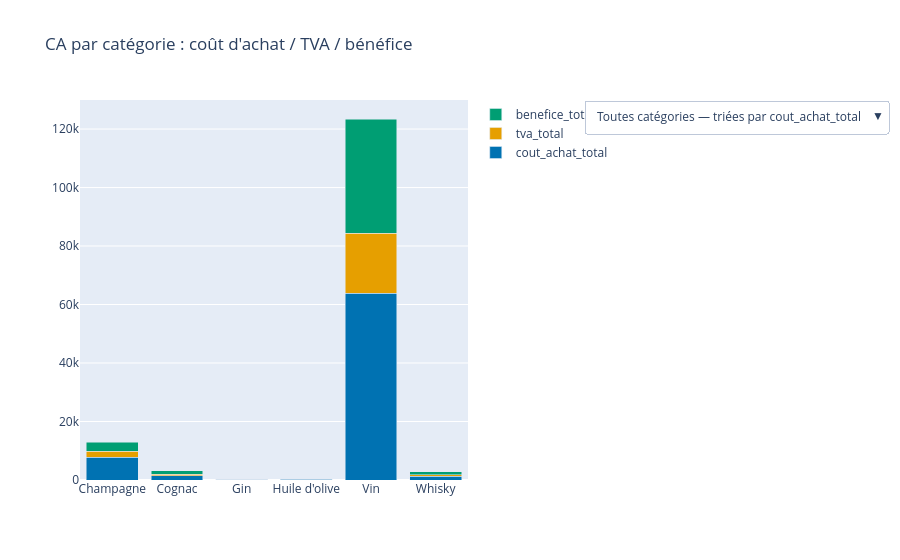

Notebook source saved alongside this figure:
### Code cell
tva = 0.20

df_merge['cout_achat_total'] = df_merge['purchase_price'] * df_merge['total_sales']
df_merge['tva_total'] = df_merge['CA'] - (df_merge['CA'] / (1 + tva))
df_merge['ca_ht_total'] = df_merge['CA'] / (1 + tva)
df_merge['benefice_total'] = df_merge['ca_ht_total'] - df_merge['cout_achat_total']

composantes = ['cout_achat_total', 'tva_total', 'benefice_total']
couleurs = {
    'cout_achat_total': '#0072B2',   # bleu
    'tva_total': '#E69F00',          # orange/ambre
    'benefice_total': '#009E73'      # vert bleuté (teal), distinct du bleu même en daltonisme
}

def agreger(df, niveau):
    return df.groupby(niveau, as_index=False)[composantes].sum()

df_cat = agreger(df_merge, 'product_type')
categories = df_merge['product_type'].unique()

# Une trace par composante (empilement), initialisée sur la vue "toutes catégories"
fig = go.Figure()
for comp in composantes:
    fig.add_trace(go.Bar(
        name=comp, x=df_cat['product_type'], y=df_cat[comp],
        marker_color=couleurs[comp]
    ))
fig.update_layout(barmode='stack', title="CA par catégorie : coût d'achat / TVA / bénéfice")

# Précalcul de toutes les combinaisons (niveau x tri)
buttons = []

def make_args(df, x_col, sort_by):
    df_sorted = df.sort_values(sort_by, ascending=False)
    return {"x": [df_sorted[x_col]] * 3,
            "y": [df_sorted[c] for c in composantes]}

for sort_by in composantes:
    buttons.append(dict(
        label=f"Toutes catégories — triées par {sort_by}",
        method="update",
        args=[make_args(df_cat, 'product_type', sort_by)]
    ))

for cat in categories:
    df_prod = agreger(df_merge[df_merge['product_type'] == cat], 'post_title')
    for sort_by in composantes:
        buttons.append(dict(
            label=f"{cat} — triée par {sort_by}",
            method="update",
            args=[make_args(df_prod, 'post_title', sort_by)]
        ))

fig.update_layout(updatemenus=[dict(active=0, buttons=buttons, x=1.3, y=1, xanchor='left')])
fig.show()

### Figure 1 — Plotly figure (JSON) as saved in the notebook; plotly's stock layout.template omitted (floating-point values rounded to 4 significant figures; data arrays with more than 128 entries replaced by an {"elided": "..."} marker saying what was removed)
{"data": [{"marker": {"color": "#0072B2"}, "name": "cout_achat_total", "type": "bar", "x": ["Champagne", "Cognac", "Gin", "Huile d'olive", "Vin", "Whisky"], "y": [7750.0, 1453.0, 240.2, 309.0, 63850.0, 1332.0]}, {"marker": {"color": "#E69F00"}, "name": "tva_total", "type": "bar", "x": ["Champagne", "Cognac", "Gin", "Huile d'olive", "Vin", "Whisky"], "y": [2155.0, 528.4, 84.0, 82.95, 20570.0, 481.1]}, {"marker": {"color": "#009E73"}, "name": "benefice_total", "type": "bar", "x": ["Champagne", "Cognac", "Gin", "Huile d'olive", "Vin", "Whisky"], "y": [3024.0, 1189.0, 179.8, 105.8, 39010.0, 1073.0]}], "layout": {"barmode": "stack", "title": {"text": "CA par catégorie : coût d'achat / TVA / bénéfice"}, "updatemenus": [{"active": 0, "buttons": [{"args": [{"x": [["Vin", "Champagne", "Cognac", "Whisky", "Huile d'olive", "Gin"], ["Vin", "Champagne", "Cognac", "Whisky", "Huile d'olive", "Gin"], ["Vin", "Champagne", "Cognac", "Whisky", "Huile d'olive", "Gin"]], "y": [[63850.0, 7750.0, 1453.0, 1332.0, 309.0, 240.2], [20570.0, 2155.0, 528.4, 481.1, 82.95, 84], [39010.0, 3024.0, 1189.0, 1073.0, 105.8, 179.8]]}], "label": "Toutes catégories — triées par cout_achat_total", "method": "update"}, {"args": [{"x": [["Vin", "Champagne", "Cognac", "Whisky", "Gin", "Huile d'olive"], ["Vin", "Champagne", "Cognac", "Whisky", "Gin", "Huile d'olive"], ["Vin", "Champagne", "Cognac", "Whisky", "Gin", "Huile d'olive"]], "y": [[63850.0, 7750.0, 1453.0, 1332.0, 240.2, 309.0], [20570.0, 2155.0, 528.4, 481.1, 84, 82.95], [39010.0, 3024.0, 1189.0, 1073.0, 179.8, 105.8]]}], "label": "Toutes catégories — triées par tva_total", "method": "update"}, {"args": [{"x": [["Vin", "Champagne", "Cognac", "Whisky", "Gin", "Huile d'olive"], ["Vin", "Champagne", "Cognac", "Whisky", "Gin", "Huile d'olive"], ["Vin", "Champagne", "Cognac", "Whisky", "Gin", "Huile d'olive"]], "y": [[63850.0, 7750.0, 1453.0, 1332.0, 240.2, 309.0], [20570.0, 2155.0, 528.4, 481.1, 84, 82.95], [39010.0, 3024.0, 1189.0, 1073.0, 179.8, 105.8]]}], "label": "Toutes catégories — triées par benefice_total", "method": "update"}, {"args": [{"x": [["Champagne Egly-Ouriet Grand Cru Millésimé 2008", "Coteaux Champenois Egly-Ouriet Ambonnay Rouge 2016", "Champagne Egly-Ouriet Grand Cru Brut Rosé", "Champagne Agrapart &amp; Fils Minéral Extra Brut Blanc de Blancs Grand Cru 2012", "Champagne Agrapart &amp; Fils L'Avizoise Extra Brut Blanc de Blancs Grand Cru 2012", "Champagne Gosset Célébris Vintage 2007", "Champagne Larmandier-Bernier Grand Cru Vieilles Vignes du Levant 2008", "Champagne Larmandier-Bernier Grand Cru Les Chemins d'Avize 2011", "Champagne Egly-Ouriet Grand Cru Extra Brut V.P.", "Champagne Agrapart &amp; Fils Terroirs Brut Blanc de Blancs Grand Cru", "Champagne Mailly Grand Cru Intemporelle 2010", "Champagne Gosset Grand Blanc de Blancs", "Champagne Mailly Grand Cru Intemporelle Rosé 2009", "Champagne Gosset Grande Réserve", "Champagne Egly-Ouriet Grand Cru Brut Tradition", "Champagne Larmandier-Bernier Terre de Vertus Premier Cru 2011", "Champagne Agrapart &amp; Fils Les 7 Crus Brut Blanc de Blancs", "Champagne Mailly Grand Cru Extra Brut Millésimé 2012", "Champagne Gosset Grand Millésime 2006", "Champagne Mailly Grand Cru Blanc de Pinot Noir", "Champagne Larmandier-Bernier Latitude", "Champagne Gosset Grand Rosé", "Champagne Petit Lebrun &amp; Fils Blanc de Blancs Grand Cru", "Champagne Mailly Grand Cru Brut Réserve", "Champagne Egly-Ouriet Premier Cru Les Vignes de Vrigny", "Champagne Mailly Grand Cru Brut Rosé", "Champagne Egly-Ouriet Grand Cru Blanc de Noirs", "Champagne Mailly Grand Cru Les Echansons 2007"], ["Champagne Egly-Ouriet Grand Cru Millésimé 2008", "Coteaux Champenois Egly-Ouriet Ambonnay Rouge 2016", "Champagne Egly-Ouriet Grand Cru Brut Rosé", "Champagne Agrapart &amp; Fils Minéral Extra Brut Blanc de Blancs Grand Cru 2012", "Champagne Agrapart &amp; Fils L'Avizoise Extra Brut Blanc de Blancs Grand Cru 2012", "Champagne Gosset Célébris Vintage 2007", "Champagne Larmandier-Bernier Grand Cru Vieilles Vignes du Levant 2008", "Champagne Larmandier-Bernier Grand Cru Les Chemins d'Avize 2011", "Champagne Egly-Ouriet Grand Cru Extra Brut V.P.", "Champagne Agrapart &amp; Fils Terroirs Brut Blanc de Blancs Grand Cru", "Champagne Mailly Grand Cru Intemporelle 2010", "Champagne Gosset Grand Blanc de Blancs", "Champagne Mailly Grand Cru Intemporelle Rosé 2009", "Champagne Gosset Grande Réserve", "Champagne Egly-Ouriet Grand Cru Brut Tradition", "Champagne Larmandier-Bernier Terre de Vertus Premier Cru 2011", "Champagne Agrapart &amp; Fils Les 7 Crus Brut Blanc de Blancs", "Champagne Mailly Grand Cru Extra Brut Millésimé 2012", "Champagne Gosset Grand Millésime 2006", "Champagne Mailly Grand Cru Blanc de Pinot Noir", "Champagne Larmandier-Bernier Latitude", "Champagne Gosset Grand Rosé", "Champagne Petit Lebrun &amp; Fils Blanc de Blancs Grand Cru", "Champagne Mailly Grand Cru Brut Réserve", "Champagne Egly-Ouriet Premier Cru Les Vignes de Vrigny", "Champagne Mailly Grand Cru Brut Rosé", "Champagne Egly-Ouriet Grand Cru Blanc de Noirs", "Champagne Mailly Grand Cru Les Echansons 2007"], ["Champagne Egly-Ouriet Grand Cru Millésimé 2008", "Coteaux Champenois Egly-Ouriet Ambonnay Rouge 2016", "Champagne Egly-Ouriet Grand Cru Brut Rosé", "Champagne Agrapart &amp; Fils Minéral Extra Brut Blanc de Blancs Grand Cru 2012", "Champagne Agrapart &amp; Fils L'Avizoise Extra Brut Blanc de Blancs Grand Cru 2012", "Champagne Gosset Célébris Vintage 2007", "Champagne Larmandier-Bernier Grand Cru Vieilles Vignes du Levant 2008", "Champagne Larmandier-Bernier Grand Cru Les Chemins d'Avize 2011", "Champagne Egly-Ouriet Grand Cru Extra Brut V.P.", "Champagne Agrapart &amp; Fils Terroirs Brut Blanc de Blancs Grand Cru", "Champagne Mailly Grand Cru Intemporelle 2010", "Champagne Gosset Grand Blanc de Blancs", "Champagne Mailly Grand Cru Intemporelle Rosé 2009", "Champagne Gosset Grande Réserve", "Champagne Egly-Ouriet Grand Cru Brut Tradition", "Champagne Larmandier-Bernier Terre de Vertus Premier Cru 2011", "Champagne Agrapart &amp; Fils Les 7 Crus Brut Blanc de Blancs", "Champagne Mailly Grand Cru Extra Brut Millésimé 2012", "Champagne Gosset Grand Millésime 2006", "Champagne Mailly Grand Cru Blanc de Pinot Noir", "Champagne Larmandier-Bernier Latitude", "Champagne Gosset Grand Rosé", "Champagne Petit Lebrun &amp; Fils Blanc de Blancs Grand Cru", "Champagne Mailly Grand Cru Brut Réserve", "Champagne Egly-Ouriet Premier Cru Les Vignes de Vrigny", "Champagne Mailly Grand Cru Brut Rosé", "Champagne Egly-Ouriet Grand Cru Blanc de Noirs", "Champagne Mailly Grand Cru Les Echansons 2007"]], "y": [[1516.0, 696.4, 642.7, 451.2, 411.6, 401.6, 377.3, 363.5, 331.1, 228.2, 212.7, 210.1, 201.2, 198.9, 173.8, 171.5, 162.2, 147.8, 128.6, 126.7, 111.5, 110.9, 110.2, 105.3, 93, 65.64, 0, 0], [412.5, 191.3, 185.5, 130.2, 112, 112.5, 102.7, 99.87, 92.75, 62.1, 59, 57.17, 57.5, 52, 49.17, 49.5, 45, 44, 35.33, 35.5, 32.5, 32.67, 30, 29.5, 25.8, 18.75, 0, 0], [546.6, 260.1, 284.8, 199.8, 148.4, 160.9, 136.1, 135.8, 132.7, 82.26, 82.3, 75.76, 86.25, 61.12, 72.03, 75.96, 62.76, 72.16, 48.07, 50.78, 51, 52.41, 39.76, 42.2, 36.0, 28.11, 0, 0]]}], "label": "Champagne — triée par cout_achat_total", "method": "update"}, {"args": [{"x": [["Champagne Egly-Ouriet Grand Cru Millésimé 2008", "Coteaux Champenois Egly-Ouriet Ambonnay Rouge 2016", "Champagne Egly-Ouriet Grand Cru Brut Rosé", "Champagne Agrapart &amp; Fils Minéral Extra Brut Blanc de Blancs Grand Cru 2012", "Champagne Gosset Célébris Vintage 2007", "Champagne Agrapart &amp; Fils L'Avizoise Extra Brut Blanc de Blancs Grand Cru 2012", "Champagne Larmandier-Bernier Grand Cru Vieilles Vignes du Levant 2008", "Champagne Larmandier-Bernier Grand Cru Les Chemins d'Avize 2011", "Champagne Egly-Ouriet Grand Cru Extra Brut V.P.", "Champagne Agrapart &amp; Fils Terroirs Brut Blanc de Blancs Grand Cru", "Champagne Mailly Grand Cru Intemporelle 2010", "Champagne Mailly Grand Cru Intemporelle Rosé 2009", "Champagne Gosset Grand Blanc de Blancs", "Champagne Gosset Grande Réserve", "Champagne Larmandier-Bernier Terre de Vertus Premier Cru 2011", "Champagne Egly-Ouriet Grand Cru Brut Tradition", "Champagne Agrapart &amp; Fils Les 7 Crus Brut Blanc de Blancs", "Champagne Mailly Grand Cru Extra Brut Millésimé 2012", "Champagne Mailly Grand Cru Blanc de Pinot Noir", "Champagne Gosset Grand Millésime 2006", "Champagne Gosset Grand Rosé", "Champagne Larmandier-Bernier Latitude", "Champagne Petit Lebrun &amp; Fils Blanc de Blancs Grand Cru", "Champagne Mailly Grand Cru Brut Réserve", "Champagne Egly-Ouriet Premier Cru Les Vignes de Vrigny", "Champagne Mailly Grand Cru Brut Rosé", "Champagne Egly-Ouriet Grand Cru Blanc de Noirs", "Champagne Mailly Grand Cru Les Echansons 2007"], ["Champagne Egly-Ouriet Grand Cru Millésimé 2008", "Coteaux Champenois Egly-Ouriet Ambonnay Rouge 2016", "Champagne Egly-Ouriet Grand Cru Brut Rosé", "Champagne Agrapart &amp; Fils Minéral Extra Brut Blanc de Blancs Grand Cru 2012", "Champagne Gosset Célébris Vintage 2007", "Champagne Agrapart &amp; Fils L'Avizoise Extra Brut Blanc de Blancs Grand Cru 2012", "Champagne Larmandier-Bernier Grand Cru Vieilles Vignes du Levant 2008", "Champagne Larmandier-Bernier Grand Cru Les Chemins d'Avize 2011", "Champagne Egly-Ouriet Grand Cru Extra Brut V.P.", "Champagne Agrapart &amp; Fils Terroirs Brut Blanc de Blancs Grand Cru", "Champagne Mailly Grand Cru Intemporelle 2010", "Champagne Mailly Grand Cru Intemporelle Rosé 2009", "Champagne Gosset Grand Blanc de Blancs", "Champagne Gosset Grande Réserve", "Champagne Larmandier-Bernier Terre de Vertus Premier Cru 2011", "Champagne Egly-Ouriet Grand Cru Brut Tradition", "Champagne Agrapart &amp; Fils Les 7 Crus Brut Blanc de Blancs", "Champagne Mailly Grand Cru Extra Brut Millésimé 2012", "Champagne Mailly Grand Cru Blanc de Pinot Noir", "Champagne Gosset Grand Millésime 2006", "Champagne Gosset Grand Rosé", "Champagne Larmandier-Bernier Latitude", "Champagne Petit Lebrun &amp; Fils Blanc de Blancs Grand Cru", "Champagne Mailly Grand Cru Brut Réserve", "Champagne Egly-Ouriet Premier Cru Les Vignes de Vrigny", "Champagne Mailly Grand Cru Brut Rosé", "Champagne Egly-Ouriet Grand Cru Blanc de Noirs", "Champagne Mailly Grand Cru Les Echansons 2007"], ["Champagne Egly-Ouriet Grand Cru Millésimé 2008", "Coteaux Champenois Egly-Ouriet Ambonnay Rouge 2016", "Champagne Egly-Ouriet Grand Cru Brut Rosé", "Champagne Agrapart &amp; Fils Minéral Extra Brut Blanc de Blancs Grand Cru 2012", "Champagne Gosset Célébris Vintage 2007", "Champagne Agrapart &amp; Fils L'Avizoise Extra Brut Blanc de Blancs Grand Cru 2012", "Champagne Larmandier-Bernier Grand Cru Vieilles Vignes du Levant 2008", "Champagne Larmandier-Bernier Grand Cru Les Chemins d'Avize 2011", "Champagne Egly-Ouriet Grand Cru Extra Brut V.P.", "Champagne Agrapart &amp; Fils Terroirs Brut Blanc de Blancs Grand Cru", "Champagne Mailly Grand Cru Intemporelle 2010", "Champagne Mailly Grand Cru Intemporelle Rosé 2009", "Champagne Gosset Grand Blanc de Blancs", "Champagne Gosset Grande Réserve", "Champagne Larmandier-Bernier Terre de Vertus Premier Cru 2011", "Champagne Egly-Ouriet Grand Cru Brut Tradition", "Champagne Agrapart &amp; Fils Les 7 Crus Brut Blanc de Blancs", "Champagne Mailly Grand Cru Extra Brut Millésimé 2012", "Champagne Mailly Grand Cru Blanc de Pinot Noir", "Champagne Gosset Grand Millésime 2006", "Champagne Gosset Grand Rosé", "Champagne Larmandier-Bernier Latitude", "Champagne Petit Lebrun &amp; Fils Blanc de Blancs Grand Cru", "Champagne Mailly Grand Cru Brut Réserve", "Champagne Egly-Ouriet Premier Cru Les Vignes de Vrigny", "Champagne Mailly Grand Cru Brut Rosé", "Champagne Egly-Ouriet Grand Cru Blanc de Noirs", "Champagne Mailly Grand Cru Les Echansons 2007"]], "y": [[1516.0, 696.4, 642.7, 451.2, 401.6, 411.6, 377.3, 363.5, 331.1, 228.2, 212.7, 201.2, 210.1, 198.9, 171.5, 173.8, 162.2, 147.8, 126.7, 128.6, 110.9, 111.5, 110.2, 105.3, 93, 65.64, 0, 0], [412.5, 191.3, 185.5, 130.2, 112.5, 112, 102.7, 99.87, 92.75, 62.1, 59, 57.5, 57.17, 52, 49.5, 49.17, 45, 44, 35.5, 35.33, 32.67, 32.5, 30, 29.5, 25.8, 18.75, 0, 0], [546.6, 260.1, 284.8, 199.8, 160.9, 148.4, 136.1, 135.8, 132.7, 82.26, 82.3, 86.25, 75.76, 61.12, 75.96, 72.03, 62.76, 72.16, 50.78, 48.07, 52.41, 51, 39.76, 42.2, 36.0, 28.11, 0, 0]]}], "label": "Champagne — triée par tva_total", "method": "update"}, {"args": [{"x": [["Champagne Egly-Ouriet Grand Cru Millésimé 2008", "Champagne Egly-Ouriet Grand Cru Brut Rosé", "Coteaux Champenois Egly-Ouriet Ambonnay Rouge 2016", "Champagne Agrapart &amp; Fils Minéral Extra Brut Blanc de Blancs Grand Cru 2012", "Champagne Gosset Célébris Vintage 2007", "Champagne Agrapart &amp; Fils L'Avizoise Extra Brut Blanc de Blancs Grand Cru 2012", "Champagne Larmandier-Bernier Grand Cru Vieilles Vignes du Levant 2008", "Champagne Larmandier-Bernier Grand Cru Les Chemins d'Avize 2011", "Champagne Egly-Ouriet Grand Cru Extra Brut V.P.", "Champagne Mailly Grand Cru Intemporelle Rosé 2009", "Champagne Mailly Grand Cru Intemporelle 2010", "Champagne Agrapart &amp; Fils Terroirs Brut Blanc de Blancs Grand Cru", "Champagne Larmandier-Bernier Terre de Vertus Premier Cru 2011", "Champagne Gosset Grand Blanc de Blancs", "Champagne Mailly Grand Cru Extra Brut Millésimé 2012", "Champagne Egly-Ouriet Grand Cru Brut Tradition", "Champagne Agrapart &amp; Fils Les 7 Crus Brut Blanc de Blancs", "Champagne Gosset Grande Réserve", "Champagne Gosset Grand Rosé", "Champagne Larmandier-Bernier Latitude", "Champagne Mailly Grand Cru Blanc de Pinot Noir", "Champagne Gosset Grand Millésime 2006", "Champagne Mailly Grand Cru Brut Réserve", "Champagne Petit Lebrun &amp; Fils Blanc de Blancs Grand Cru", "Champagne Egly-Ouriet Premier Cru Les Vignes de Vrigny", "Champagne Mailly Grand Cru Brut Rosé", "Champagne Egly-Ouriet Grand Cru Blanc de Noirs", "Champagne Mailly Grand Cru Les Echansons 2007"], ["Champagne Egly-Ouriet Grand Cru Millésimé 2008", "Champagne Egly-Ouriet Grand Cru Brut Rosé", "Coteaux Champenois Egly-Ouriet Ambonnay Rouge 2016", "Champagne Agrapart &amp; Fils Minéral Extra Brut Blanc de Blancs Grand Cru 2012", "Champagne Gosset Célébris Vintage 2007", "Champagne Agrapart &amp; Fils L'Avizoise Extra Brut Blanc de Blancs Grand Cru 2012", "Champagne Larmandier-Bernier Grand Cru Vieilles Vignes du Levant 2008", "Champagne Larmandier-Bernier Grand Cru Les Chemins d'Avize 2011", "Champagne Egly-Ouriet Grand Cru Extra Brut V.P.", "Champagne Mailly Grand Cru Intemporelle Rosé 2009", "Champagne Mailly Grand Cru Intemporelle 2010", "Champagne Agrapart &amp; Fils Terroirs Brut Blanc de Blancs Grand Cru", "Champagne Larmandier-Bernier Terre de Vertus Premier Cru 2011", "Champagne Gosset Grand Blanc de Blancs", "Champagne Mailly Grand Cru Extra Brut Millésimé 2012", "Champagne Egly-Ouriet Grand Cru Brut Tradition", "Champagne Agrapart &amp; Fils Les 7 Crus Brut Blanc de Blancs", "Champagne Gosset Grande Réserve", "Champagne Gosset Grand Rosé", "Champagne Larmandier-Bernier Latitude", "Champagne Mailly Grand Cru Blanc de Pinot Noir", "Champagne Gosset Grand Millésime 2006", "Champagne Mailly Grand Cru Brut Réserve", "Champagne Petit Lebrun &amp; Fils Blanc de Blancs Grand Cru", "Champagne Egly-Ouriet Premier Cru Les Vignes de Vrigny", "Champagne Mailly Grand Cru Brut Rosé", "Champagne Egly-Ouriet Grand Cru Blanc de Noirs", "Champagne Mailly Grand Cru Les Echansons 2007"], ["Champagne Egly-Ouriet Grand Cru Millésimé 2008", "Champagne Egly-Ouriet Grand Cru Brut Rosé", "Coteaux Champenois Egly-Ouriet Ambonnay Rouge 2016", "Champagne Agrapart &amp; Fils Minéral Extra Brut Blanc de Blancs Grand Cru 2012", "Champagne Gosset Célébris Vintage 2007", "Champagne Agrapart &amp; Fils L'Avizoise Extra Brut Blanc de Blancs Grand Cru 2012", "Champagne Larmandier-Bernier Grand Cru Vieilles Vignes du Levant 2008", "Champagne Larmandier-Bernier Grand Cru Les Chemins d'Avize 2011", "Champagne Egly-Ouriet Grand Cru Extra Brut V.P.", "Champagne Mailly Grand Cru Intemporelle Rosé 2009", "Champagne Mailly Grand Cru Intemporelle 2010", "Champagne Agrapart &amp; Fils Terroirs Brut Blanc de Blancs Grand Cru", "Champagne Larmandier-Bernier Terre de Vertus Premier Cru 2011", "Champagne Gosset Grand Blanc de Blancs", "Champagne Mailly Grand Cru Extra Brut Millésimé 2012", "Champagne Egly-Ouriet Grand Cru Brut Tradition", "Champagne Agrapart &amp; Fils Les 7 Crus Brut Blanc de Blancs", "Champagne Gosset Grande Réserve", "Champagne Gosset Grand Rosé", "Champagne Larmandier-Bernier Latitude", "Champagne Mailly Grand Cru Blanc de Pinot Noir", "Champagne Gosset Grand Millésime 2006", "Champagne Mailly Grand Cru Brut Réserve", "Champagne Petit Lebrun &amp; Fils Blanc de Blancs Grand Cru", "Champagne Egly-Ouriet Premier Cru Les Vignes de Vrigny", "Champagne Mailly Grand Cru Brut Rosé", "Champagne Egly-Ouriet Grand Cru Blanc de Noirs", "Champagne Mailly Grand Cru Les Echansons 2007"]], "y": [[1516.0, 642.7, 696.4, 451.2, 401.6, 411.6, 377.3, 363.5, 331.1, 201.2, 212.7, 228.2, 171.5, 210.1, 147.8, 173.8, 162.2, 198.9, 110.9, 111.5, 126.7, 128.6, 105.3, 110.2, 93, 65.64, 0, 0], [412.5, 185.5, 191.3, 130.2, 112.5, 112, 102.7, 99.87, 92.75, 57.5, 59, 62.1, 49.5, 57.17, 44, 49.17, 45, 52, 32.67, 32.5, 35.5, 35.33, 29.5, 30, 25.8, 18.75, 0, 0], [546.6, 284.8, 260.1, 199.8, 160.9, 148.4, 136.1, 135.8, 132.7, 86.25, 82.3, 82.26, 75.96, 75.76, 72.16, 72.03, 62.76, 61.12, 52.41, 51, 50.78, 48.07, 42.2, 39.76, 36.0, 28.11, 0, 0]]}], "label": "Champagne — triée par benefice_total", "method": "update"}, {"args": [{"x": {"elided": "3x654 str values"}, "y": {"elided": "3x654 float values"}}], "label": "Vin — triée par cout_achat_total", "method": "update"}, {"args": [{"x": {"elided": "3x654 str values"}, "y": {"elided": "3x654 float values"}}], "label": "Vin — triée par tva_total", "method": "update"}, {"args": [{"x": {"elided": "3x654 str values"}, "y": {"elided": "3x654 float values"}}], "label": "Vin — triée par benefice_total", "method": "update"}, {"args": [{"x": [["Huile d'Olive Extra Vierge Planeta Selezione Chef 3L", "Huiles d'Olive Extra Vierge Planeta 3x 10cl", "Huile d'Olive Extra Vierge Planeta 50cl"], ["Huile d'Olive Extra Vierge Planeta Selezione Chef 3L", "Huiles d'Olive Extra Vierge Planeta 3x 10cl", "Huile d'Olive Extra Vierge Planeta 50cl"], ["Huile d'Olive Extra Vierge Planeta Selezione Chef 3L", "Huiles d'Olive Extra Vierge Planeta 3x 10cl", "Huile d'Olive Extra Vierge Planeta 50cl"]], "y": [[129.2, 120.7, 59.01], [35.17, 32.5, 15.28], [46.58, 41.8, 17.41]]}], "label": "Huile d'olive — triée par cout_achat_total", "method": "update"}, {"args": [{"x": [["Huile d'Olive Extra Vierge Planeta Selezione Chef 3L", "Huiles d'Olive Extra Vierge Planeta 3x 10cl", "Huile d'Olive Extra Vierge Planeta 50cl"], ["Huile d'Olive Extra Vierge Planeta Selezione Chef 3L", "Huiles d'Olive Extra Vierge Planeta 3x 10cl", "Huile d'Olive Extra Vierge Planeta 50cl"], ["Huile d'Olive Extra Vierge Planeta Selezione Chef 3L", "Huiles d'Olive Extra Vierge Planeta 3x 10cl", "Huile d'Olive Extra Vierge Planeta 50cl"]], "y": [[129.2, 120.7, 59.01], [35.17, 32.5, 15.28], [46.58, 41.8, 17.41]]}], "label": "Huile d'olive — triée par tva_total", "method": "update"}, {"args": [{"x": [["Huile d'Olive Extra Vierge Planeta Selezione Chef 3L", "Huiles d'Olive Extra Vierge Planeta 3x 10cl", "Huile d'Olive Extra Vierge Planeta 50cl"], ["Huile d'Olive Extra Vierge Planeta Selezione Chef 3L", "Huiles d'Olive Extra Vierge Planeta 3x 10cl", "Huile d'Olive Extra Vierge Planeta 50cl"], ["Huile d'Olive Extra Vierge Planeta Selezione Chef 3L", "Huiles d'Olive Extra Vierge Planeta 3x 10cl", "Huile d'Olive Extra Vierge Planeta 50cl"]], "y": [[129.2, 120.7, 59.01], [35.17, 32.5, 15.28], [46.58, 41.8, 17.41]]}], "label": "Huile d'olive — triée par benefice_total", "method": "update"}, {"args": [{"x": [["Cognac Frapin Château de Fontpinot 1989 20 Ans d'Age", "Cognac Frapin VIP XO", "Cognac Frapin Cigar Blend", "Cognac Frapin Château de Fontpinot XO 1/2", "Cognac Frapin Château de Fontpinot XO", "Cognac Frapin 1270", "Cognac Frapin VSOP", "Cognac Normandin Mercier VFC"], ["Cognac Frapin Château de Fontpinot 1989 20 Ans d'Age", "Cognac Frapin VIP XO", "Cognac Frapin Cigar Blend", "Cognac Frapin Château de Fontpinot XO 1/2", "Cognac Frapin Château de Fontpinot XO", "Cognac Frapin 1270", "Cognac Frapin VSOP", "Cognac Normandin Mercier VFC"], ["Cognac Frapin Château de Fontpinot 1989 20 Ans d'Age", "Cognac Frapin VIP XO", "Cognac Frapin Cigar Blend", "Cognac Frapin Château de Fontpinot XO 1/2", "Cognac Frapin Château de Fontpinot XO", "Cognac Frapin 1270", "Cognac Frapin VSOP", "Cognac Normandin Mercier VFC"]], "y": [[276.3, 234.8, 233.6, 227.2, 208.9, 190.6, 81.63, 0], [104.7, 88, 86.67, 79.45, 72.33, 66, 31.25, 0], [247.0, 205.2, 199.8, 170.0, 152.8, 139.4, 74.62, 0]]}], "label": "Cognac — triée par cout_achat_total", "method": "update"}, {"args": [{"x": [["Cognac Frapin Château de Fontpinot 1989 20 Ans d'Age", "Cognac Frapin VIP XO", "Cognac Frapin Cigar Blend", "Cognac Frapin Château de Fontpinot XO 1/2", "Cognac Frapin Château de Fontpinot XO", "Cognac Frapin 1270", "Cognac Frapin VSOP", "Cognac Normandin Mercier VFC"], ["Cognac Frapin Château de Fontpinot 1989 20 Ans d'Age", "Cognac Frapin VIP XO", "Cognac Frapin Cigar Blend", "Cognac Frapin Château de Fontpinot XO 1/2", "Cognac Frapin Château de Fontpinot XO", "Cognac Frapin 1270", "Cognac Frapin VSOP", "Cognac Normandin Mercier VFC"], ["Cognac Frapin Château de Fontpinot 1989 20 Ans d'Age", "Cognac Frapin VIP XO", "Cognac Frapin Cigar Blend", "Cognac Frapin Château de Fontpinot XO 1/2", "Cognac Frapin Château de Fontpinot XO", "Cognac Frapin 1270", "Cognac Frapin VSOP", "Cognac Normandin Mercier VFC"]], "y": [[276.3, 234.8, 233.6, 227.2, 208.9, 190.6, 81.63, 0], [104.7, 88, 86.67, 79.45, 72.33, 66, 31.25, 0], [247.0, 205.2, 199.8, 170.0, 152.8, 139.4, 74.62, 0]]}], "label": "Cognac — triée par tva_total", "method": "update"}, {"args": [{"x": [["Cognac Frapin Château de Fontpinot 1989 20 Ans d'Age", "Cognac Frapin VIP XO", "Cognac Frapin Cigar Blend", "Cognac Frapin Château de Fontpinot XO 1/2", "Cognac Frapin Château de Fontpinot XO", "Cognac Frapin 1270", "Cognac Frapin VSOP", "Cognac Normandin Mercier VFC"], ["Cognac Frapin Château de Fontpinot 1989 20 Ans d'Age", "Cognac Frapin VIP XO", "Cognac Frapin Cigar Blend", "Cognac Frapin Château de Fontpinot XO 1/2", "Cognac Frapin Château de Fontpinot XO", "Cognac Frapin 1270", "Cognac Frapin VSOP", "Cognac Normandin Mercier VFC"], ["Cognac Frapin Château de Fontpinot 1989 20 Ans d'Age", "Cognac Frapin VIP XO", "Cognac Frapin Cigar Blend", "Cognac Frapin Château de Fontpinot XO 1/2", "Cognac Frapin Château de Fontpinot XO", "Cognac Frapin 1270", "Cognac Frapin VSOP", "Cognac Normandin Mercier VFC"]], "y": [[276.3, 234.8, 233.6, 227.2, 208.9, 190.6, 81.63, 0], [104.7, 88, 86.67, 79.45, 72.33, 66, 31.25, 0], [247.0, 205.2, 199.8, 170.0, 152.8, 139.4, 74.62, 0]]}], "label": "Cognac — triée par benefice_total", "method": "update"}, {"args": [{"x": [["Wemyss Malts Blended Malt Scotch Whisky Peat Chimney Batch Strength", "Wemyss Malts Blended Malt Scotch Whisky Spice King Batch Strength", "Wemyss Malts Single Cask Scotch Whisky Choc 'n' Nut Pretzel 2001 Bunnahabhain", "Wemyss Malts Single Cask Scotch Whisky Chai Caramel Latte 2002 Craigellachie", "Wemyss Malts Blended Malt Scotch Whisky Peat Chimney", "Wemyss Malts Blended Scotch Whisky Lord Elcho", "Wemyss Malts Blended Malt Scotch Whisky The Hive Batch Strength", "Wemyss Malts Blended Malt Scotch Whisky Vanilla Burst", "Wemyss Malts Blended Malt Scotch Whisky The Hive", "Wemyss Malts Blended Malt Scotch Whisky Spice King", "Wemyss Malts Blended Malt Scotch Whisky Treacle Chest", "Kingsbarns Distillery Lowland Single Malt Whisky", "Wemyss Malts Single Cask Scotch Whisky Chocolate Moka Cake 2005 Strathclyde", "Wemyss Malts Blended Malt Scotch Whisky The Hive 12 ans"], ["Wemyss Malts Blended Malt Scotch Whisky Peat Chimney Batch Strength", "Wemyss Malts Blended Malt Scotch Whisky Spice King Batch Strength", "Wemyss Malts Single Cask Scotch Whisky Choc 'n' Nut Pretzel 2001 Bunnahabhain", "Wemyss Malts Single Cask Scotch Whisky Chai Caramel Latte 2002 Craigellachie", "Wemyss Malts Blended Malt Scotch Whisky Peat Chimney", "Wemyss Malts Blended Scotch Whisky Lord Elcho", "Wemyss Malts Blended Malt Scotch Whisky The Hive Batch Strength", "Wemyss Malts Blended Malt Scotch Whisky Vanilla Burst", "Wemyss Malts Blended Malt Scotch Whisky The Hive", "Wemyss Malts Blended Malt Scotch Whisky Spice King", "Wemyss Malts Blended Malt Scotch Whisky Treacle Chest", "Kingsbarns Distillery Lowland Single Malt Whisky", "Wemyss Malts Single Cask Scotch Whisky Chocolate Moka Cake 2005 Strathclyde", "Wemyss Malts Blended Malt Scotch Whisky The Hive 12 ans"], ["Wemyss Malts Blended Malt Scotch Whisky Peat Chimney Batch Strength", "Wemyss Malts Blended Malt Scotch Whisky Spice King Batch Strength", "Wemyss Malts Single Cask Scotch Whisky Choc 'n' Nut Pretzel 2001 Bunnahabhain", "Wemyss Malts Single Cask Scotch Whisky Chai Caramel Latte 2002 Craigellachie", "Wemyss Malts Blended Malt Scotch Whisky Peat Chimney", "Wemyss Malts Blended Scotch Whisky Lord Elcho", "Wemyss Malts Blended Malt Scotch Whisky The Hive Batch Strength", "Wemyss Malts Blended Malt Scotch Whisky Vanilla Burst", "Wemyss Malts Blended Malt Scotch Whisky The Hive", "Wemyss Malts Blended Malt Scotch Whisky Spice King", "Wemyss Malts Blended Malt Scotch Whisky Treacle Chest", "Kingsbarns Distillery Lowland Single Malt Whisky", "Wemyss Malts Single Cask Scotch Whisky Chocolate Moka Cake 2005 Strathclyde", "Wemyss Malts Blended Malt Scotch Whisky The Hive 12 ans"]], "y": [[198.7, 168.7, 162.7, 156.8, 110.1, 91.77, 81.93, 78.39, 70.8, 66.03, 55.92, 50.16, 40.49, 0], [68.83, 59, 61, 57, 41.25, 32.08, 29.5, 28.5, 24.75, 24.75, 19.93, 19, 15.5, 0], [145.4, 126.3, 142.3, 128.2, 96.2, 68.65, 65.57, 64.11, 52.95, 57.72, 43.75, 44.84, 37.01, 0]]}], "label": "Whisky — triée par cout_achat_total", "method": "update"}, {"args": [{"x": [["Wemyss Malts Blended Malt Scotch Whisky Peat Chimney Batch Strength", "Wemyss Malts Single Cask Scotch Whisky Choc 'n' Nut Pretzel 2001 Bunnahabhain", "Wemyss Malts Blended Malt Scotch Whisky Spice King Batch Strength", "Wemyss Malts Single Cask Scotch Whisky Chai Caramel Latte 2002 Craigellachie", "Wemyss Malts Blended Malt Scotch Whisky Peat Chimney", "Wemyss Malts Blended Scotch Whisky Lord Elcho", "Wemyss Malts Blended Malt Scotch Whisky The Hive Batch Strength", "Wemyss Malts Blended Malt Scotch Whisky Vanilla Burst", "Wemyss Malts Blended Malt Scotch Whisky Spice King", "Wemyss Malts Blended Malt Scotch Whisky The Hive", "Wemyss Malts Blended Malt Scotch Whisky Treacle Chest", "Kingsbarns Distillery Lowland Single Malt Whisky", "Wemyss Malts Single Cask Scotch Whisky Chocolate Moka Cake 2005 Strathclyde", "Wemyss Malts Blended Malt Scotch Whisky The Hive 12 ans"], ["Wemyss Malts Blended Malt Scotch Whisky Peat Chimney Batch Strength", "Wemyss Malts Single Cask Scotch Whisky Choc 'n' Nut Pretzel 2001 Bunnahabhain", "Wemyss Malts Blended Malt Scotch Whisky Spice King Batch Strength", "Wemyss Malts Single Cask Scotch Whisky Chai Caramel Latte 2002 Craigellachie", "Wemyss Malts Blended Malt Scotch Whisky Peat Chimney", "Wemyss Malts Blended Scotch Whisky Lord Elcho", "Wemyss Malts Blended Malt Scotch Whisky The Hive Batch Strength", "Wemyss Malts Blended Malt Scotch Whisky Vanilla Burst", "Wemyss Malts Blended Malt Scotch Whisky Spice King", "Wemyss Malts Blended Malt Scotch Whisky The Hive", "Wemyss Malts Blended Malt Scotch Whisky Treacle Chest", "Kingsbarns Distillery Lowland Single Malt Whisky", "Wemyss Malts Single Cask Scotch Whisky Chocolate Moka Cake 2005 Strathclyde", "Wemyss Malts Blended Malt Scotch Whisky The Hive 12 ans"], ["Wemyss Malts Blended Malt Scotch Whisky Peat Chimney Batch Strength", "Wemyss Malts Single Cask Scotch Whisky Choc 'n' Nut Pretzel 2001 Bunnahabhain", "Wemyss Malts Blended Malt Scotch Whisky Spice King Batch Strength", "Wemyss Malts Single Cask Scotch Whisky Chai Caramel Latte 2002 Craigellachie", "Wemyss Malts Blended Malt Scotch Whisky Peat Chimney", "Wemyss Malts Blended Scotch Whisky Lord Elcho", "Wemyss Malts Blended Malt Scotch Whisky The Hive Batch Strength", "Wemyss Malts Blended Malt Scotch Whisky Vanilla Burst", "Wemyss Malts Blended Malt Scotch Whisky Spice King", "Wemyss Malts Blended Malt Scotch Whisky The Hive", "Wemyss Malts Blended Malt Scotch Whisky Treacle Chest", "Kingsbarns Distillery Lowland Single Malt Whisky", "Wemyss Malts Single Cask Scotch Whisky Chocolate Moka Cake 2005 Strathclyde", "Wemyss Malts Blended Malt Scotch Whisky The Hive 12 ans"]], "y": [[198.7, 162.7, 168.7, 156.8, 110.1, 91.77, 81.93, 78.39, 66.03, 70.8, 55.92, 50.16, 40.49, 0], [68.83, 61, 59, 57, 41.25, 32.08, 29.5, 28.5, 24.75, 24.75, 19.93, 19, 15.5, 0], [145.4, 142.3, 126.3, 128.2, 96.2, 68.65, 65.57, 64.11, 57.72, 52.95, 43.75, 44.84, 37.01, 0]]}], "label": "Whisky — triée par tva_total", "method": "update"}, {"args": [{"x": [["Wemyss Malts Blended Malt Scotch Whisky Peat Chimney Batch Strength", "Wemyss Malts Single Cask Scotch Whisky Choc 'n' Nut Pretzel 2001 Bunnahabhain", "Wemyss Malts Single Cask Scotch Whisky Chai Caramel Latte 2002 Craigellachie", "Wemyss Malts Blended Malt Scotch Whisky Spice King Batch Strength", "Wemyss Malts Blended Malt Scotch Whisky Peat Chimney", "Wemyss Malts Blended Scotch Whisky Lord Elcho", "Wemyss Malts Blended Malt Scotch Whisky The Hive Batch Strength", "Wemyss Malts Blended Malt Scotch Whisky Vanilla Burst", "Wemyss Malts Blended Malt Scotch Whisky Spice King", "Wemyss Malts Blended Malt Scotch Whisky The Hive", "Kingsbarns Distillery Lowland Single Malt Whisky", "Wemyss Malts Blended Malt Scotch Whisky Treacle Chest", "Wemyss Malts Single Cask Scotch Whisky Chocolate Moka Cake 2005 Strathclyde", "Wemyss Malts Blended Malt Scotch Whisky The Hive 12 ans"], ["Wemyss Malts Blended Malt Scotch Whisky Peat Chimney Batch Strength", "Wemyss Malts Single Cask Scotch Whisky Choc 'n' Nut Pretzel 2001 Bunnahabhain", "Wemyss Malts Single Cask Scotch Whisky Chai Caramel Latte 2002 Craigellachie", "Wemyss Malts Blended Malt Scotch Whisky Spice King Batch Strength", "Wemyss Malts Blended Malt Scotch Whisky Peat Chimney", "Wemyss Malts Blended Scotch Whisky Lord Elcho", "Wemyss Malts Blended Malt Scotch Whisky The Hive Batch Strength", "Wemyss Malts Blended Malt Scotch Whisky Vanilla Burst", "Wemyss Malts Blended Malt Scotch Whisky Spice King", "Wemyss Malts Blended Malt Scotch Whisky The Hive", "Kingsbarns Distillery Lowland Single Malt Whisky", "Wemyss Malts Blended Malt Scotch Whisky Treacle Chest", "Wemyss Malts Single Cask Scotch Whisky Chocolate Moka Cake 2005 Strathclyde", "Wemyss Malts Blended Malt Scotch Whisky The Hive 12 ans"], ["Wemyss Malts Blended Malt Scotch Whisky Peat Chimney Batch Strength", "Wemyss Malts Single Cask Scotch Whisky Choc 'n' Nut Pretzel 2001 Bunnahabhain", "Wemyss Malts Single Cask Scotch Whisky Chai Caramel Latte 2002 Craigellachie", "Wemyss Malts Blended Malt Scotch Whisky Spice King Batch Strength", "Wemyss Malts Blended Malt Scotch Whisky Peat Chimney", "Wemyss Malts Blended Scotch Whisky Lord Elcho", "Wemyss Malts Blended Malt Scotch Whisky The Hive Batch Strength", "Wemyss Malts Blended Malt Scotch Whisky Vanilla Burst", "Wemyss Malts Blended Malt Scotch Whisky Spice King", "Wemyss Malts Blended Malt Scotch Whisky The Hive", "Kingsbarns Distillery Lowland Single Malt Whisky", "Wemyss Malts Blended Malt Scotch Whisky Treacle Chest", "Wemyss Malts Single Cask Scotch Whisky Chocolate Moka Cake 2005 Strathclyde", "Wemyss Malts Blended Malt Scotch Whisky The Hive 12 ans"]], "y": [[198.7, 162.7, 156.8, 168.7, 110.1, 91.77, 81.93, 78.39, 66.03, 70.8, 50.16, 55.92, 40.49, 0], [68.83, 61, 57, 59, 41.25, 32.08, 29.5, 28.5, 24.75, 24.75, 19, 19.93, 15.5, 0], [145.4, 142.3, 128.2, 126.3, 96.2, 68.65, 65.57, 64.11, 57.72, 52.95, 44.84, 43.75, 37.01, 0]]}], "label": "Whisky — triée par benefice_total", "method": "update"}, {"args": [{"x": [[], [], []], "y": [[], [], []]}], "label": "nan — triée par cout_achat_total", "method": "update"}, {"args": [{"x": [[], [], []], "y": [[], [], []]}], "label": "nan — triée par tva_total", "method": "update"}, {"args": [{"x": [[], [], []], "y": [[], [], []]}], "label": "nan — triée par benefice_total", "method": "update"}, {"args": [{"x": [["Darnley's London Dry Gin Original", "Darnley's London Dry Gin Spiced"], ["Darnley's London Dry Gin Original", "Darnley's London Dry Gin Spiced"], ["Darnley's London Dry Gin Original", "Darnley's London Dry Gin Spiced"]], "y": [[171.6, 68.64], [60, 24], [128.4, 51.36]]}], "label": "Gin — triée par cout_achat_total", "method": "update"}, {"args": [{"x": [["Darnley's London Dry Gin Original", "Darnley's London Dry Gin Spiced"], ["Darnley's London Dry Gin Original", "Darnley's London Dry Gin Spiced"], ["Darnley's London Dry Gin Original", "Darnley's London Dry Gin Spiced"]], "y": [[171.6, 68.64], [60, 24], [128.4, 51.36]]}], "label": "Gin — triée par tva_total", "method": "update"}, {"args": [{"x": [["Darnley's London Dry Gin Original", "Darnley's London Dry Gin Spiced"], ["Darnley's London Dry Gin Original", "Darnley's London Dry Gin Spiced"], ["Darnley's London Dry Gin Original", "Darnley's London Dry Gin Spiced"]], "y": [[171.6, 68.64], [60, 24], [128.4, 51.36]]}], "label": "Gin — triée par benefice_total", "method": "update"}], "x": 1.3, "xanchor": "left", "y": 1}]}}
